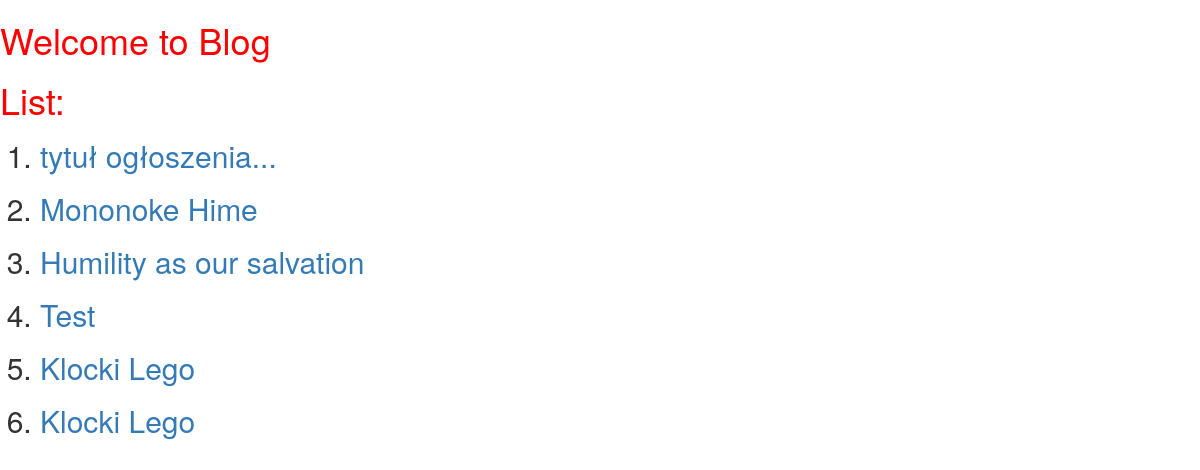
The page /list/ on the database as committed earlier.
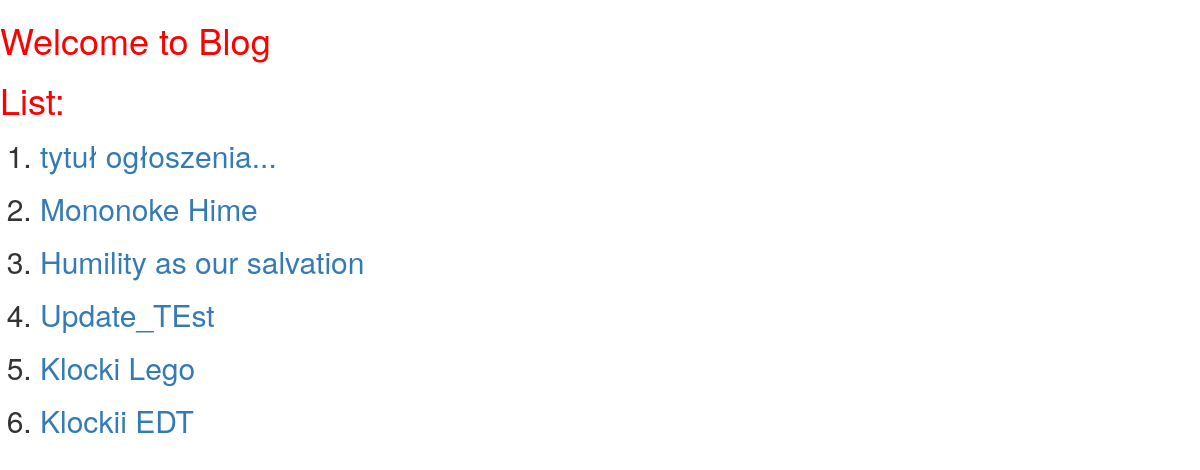
The same page on the database as committed later.
### blog/models.py (models this page shows, shortened)
class Post(models.Model):
    author = models.CharField(max_length=16)
    title = models.CharField(max_length=32)
    text = models.TextField()

### blog/views.py (the view)
# urls.py: path('list/', views.PostListView.as_view(), name='list'),
class PostListView(ListView):
    context_object_name = 'posts'
    model = models.Post

### templates/blog/post_list.html
{% extends 'blog/base.html' %}
{%block pojemnik%}
<h1>List:</h1>
<ol>
  {% for entry in posts %}
    <h2><li><a href="{{ entry.id }}">{{ entry.title }}</a></li></h2>
  {% endfor %}
</ol>
{%endblock%}

Rows that differ between the two databases and show on the page:
removed Post: title "Test"
changed Post: title "Klocki Lego" → "Update_TEst"
added Post: title "Klockii EDT"
